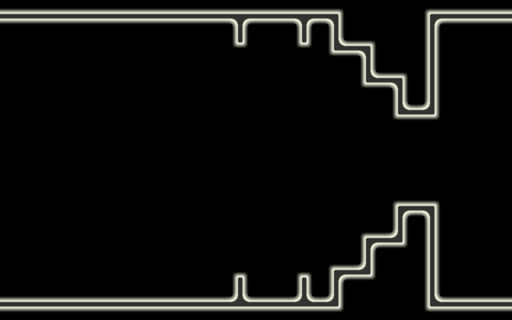

This is a level from a 2D game, rendered from its Tiled map with the project's own tilesets. A one-line summary and the map file follow, with tile-layer data summarised:
An orthogonal 16x10 tile map with 32x32 px tiles, 1 tile layer (start), 11 hidden layers not drawn.

<map version="1.0" orientation="orthogonal" width="16" height="10" tilewidth="32" tileheight="32">
 <tileset firstgid="1" name="tileset" tilewidth="32" tileheight="32">
  <image source="../app_images/tileset.png" width="256" height="256" />
 </tileset>
 <layer name="chunk_11" width="16" height="10" visible="0">
  <data>[160 cells, 67 non-empty, 6 distinct tile ids]</data>
 </layer>
 <layer name="chunk_10" width="16" height="10" visible="0">
  <data>[160 cells, 67 non-empty, 6 distinct tile ids]</data>
 </layer>
 <layer name="chunk_9" width="16" height="10" visible="0">
  <data>[160 cells, 55 non-empty, 8 distinct tile ids]</data>
 </layer>
 <layer name="chunk_8" width="16" height="10" visible="0">
  <data>[160 cells, 55 non-empty, 8 distinct tile ids]</data>
 </layer>
 <layer name="chunk_7" width="16" height="10" visible="0">
  <data>[160 cells, 71 non-empty, 9 distinct tile ids]</data>
 </layer>
 <layer name="chunk_6" width="16" height="10" visible="0">
  <data>[160 cells, 71 non-empty, 8 distinct tile ids]</data>
 </layer>
 <layer name="chunk_5" width="16" height="10" visible="0">
  <data>[160 cells, 49 non-empty, 7 distinct tile ids]</data>
 </layer>
 <layer name="chunk_4" width="16" height="10" visible="0">
  <data>[160 cells, 49 non-empty, 7 distinct tile ids]</data>
 </layer>
 <layer name="chunk_3" width="16" height="10" visible="0">
  <data>[160 cells, 71 non-empty, 9 distinct tile ids]</data>
 </layer>
 <layer name="chunk_2" width="16" height="10" visible="0">
  <data>[160 cells, 71 non-empty, 7 distinct tile ids]</data>
 </layer>
 <layer name="chunk_1" width="16" height="10" visible="0">
  <data>[160 cells, 71 non-empty, 7 distinct tile ids]</data>
 </layer>
 <layer name="start" width="16" height="10">
  <data>[160 cells, 48 non-empty, 11 distinct tile ids]</data>
 </layer>
</map>